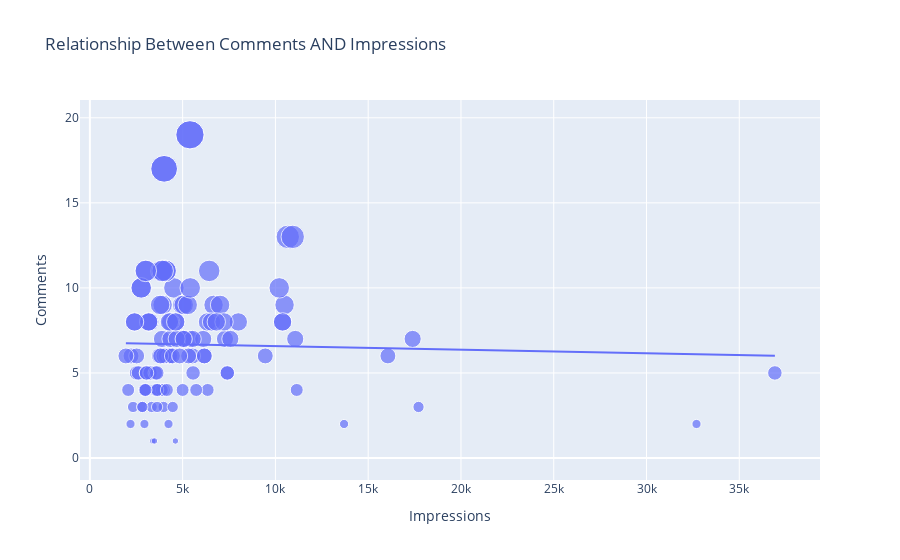

Source (notebook cell):
### Code cell
figure=px.scatter(data_frame=i_data,x="Impressions",
                  y="Comments", size="Comments",trendline="ols",
            title ="Relationship Between Comments AND Impressions")
figure.show()
